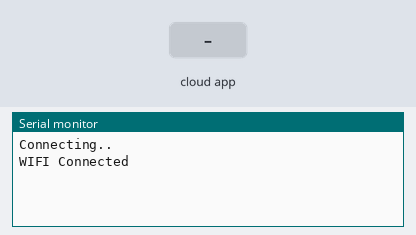
Bench run of a sketch on a simulated ESP8266 (NodeMCU). On the bench: the last lines printed to the serial monitor. The test bench sets the inputs (shaded band). WiFi joins after 1.5 s; servers stay silent unless stated; the Firebase database answers and starts empty.

Above: at 3.2 s.
3.3 s: the phone or cloud app sets G1 to 1
At 10.8 s:
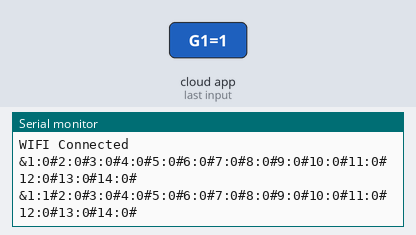
11.9 s: the phone or cloud app sets G2 to 1
14.4 s: the phone or cloud app sets G3 to 1
16.9 s: the phone or cloud app sets G4 to 1
19.4 s: the phone or cloud app sets G5 to 1
At 20.1 s:
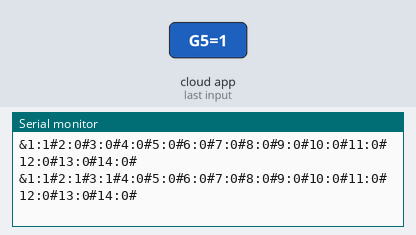

The sketch:

18-19_Summer_Sensor_Test_Node_v3.ino
```cpp
//-----INCLUDES-----//
#include <ESP8266WiFi.h>
#include <Wire.h>
#include <FirebaseArduino.h>
#include <ArduinoJson.h>

//-----DEFINES-----//
//Solenoid I/O MOVED TO MEGA
/*
#define BED1 16
#define BED2 5
#define BED3 4
#define BED4 0
#define BED5 2
#define BED6 14
*/

//#define FIREBASE_HOST "stanford-farm.firebaseio.com"
//#define FIREBASE_AUTH "QcFhTkA1yECwRqv2vjhWFOrZAzoIPcElAHQPOUdj"
#define FIREBASE_HOST "stanford-smart-farm.firebaseio.com"
#define FIREBASE_AUTH "4JxR22sgq6LsuMhiTew2Qaq3Xh42JRukUvC46A5X"

//-----SETTINGS-----//
int postingInterval = 2000; // 10 seconds

// Irrigation
bool iG1 = false;
bool iG2 = false;
bool iG3 = false;
bool iG4 = false;
bool iG5 = false;
bool iG6 = false;
bool iG7 = false;
bool iG8 = false;
bool iG9 = false;
bool iG10 = false;
bool iG11 = false;
bool iG12 = false;
bool iG13 = false;
bool iG14 = false;
bool iG15 = false;


// Sensors
int g1_sensor1 = 100;
int g2_sensor1 = 100;
int g3_sensor1 = 100;
int g4_sensor1 = 100;
int g5_sensor1 = 100;
int g6_sensor1 = 100;


// Wi-Fi Settings
const char* ssid = "Stanford"; // your wireless network name (SSID)
const char* password = ""; // your Wi-Fi network password
//const char* ssid = "ahosler"; // your wireless network name (SSID)
//const char* password = "somethingsexy"; // your Wi-Fi network password
WiFiClient client;


//-----SETUP/LOOP-----//
void setup() {
  Serial.begin(115200);
  WiFi.begin(ssid, password);
  connectToInternet();
  pinModeSetup();
  Firebase.begin(FIREBASE_HOST,FIREBASE_AUTH);
}

void loop() {

  readAndUploadData();
  processChanges();
  delay(postingInterval);
}

//-----SETUP METHODS-----//
void connectToInternet() {
  Serial.print("Connecting");
  while (WiFi.status() != WL_CONNECTED) {
    Serial.print(".");
    delay(1000);
  }
  Serial.println();
  Serial.println("WIFI Connected");
  Serial.println();
}

void pinModeSetup() {
  // Init the irrigation Beds (if we want to do them through node)
 /*
  pinMode(BED1, OUTPUT);
  pinMode(BED2, OUTPUT);
  pinMode(BED3, OUTPUT);
  pinMode(BED4, OUTPUT);
  pinMode(BED5, OUTPUT);
  pinMode(BED6, OUTPUT);

  digitalWrite(BED1, LOW);
  digitalWrite(BED2, LOW);
  digitalWrite(BED3, LOW);
  digitalWrite(BED4, LOW);
  digitalWrite(BED5, LOW);
  digitalWrite(BED6, LOW);
  */
}


//-----HELPER METHODS-----//
void readAndUploadData() {
  getSettings();
  getSensorReadings();
  getIrrigationFlags();
  setLiveFirebase();
  setDatabaseFirebase();
}

void processChanges() {
  // Initiate irrigation state
  /*
  digitalWrite(BED1, iG1);
  digitalWrite(BED2, iG2);
  digitalWrite(BED3, iG3);
  digitalWrite(BED4, iG4);
  digitalWrite(BED5, iG5);
  digitalWrite(BED6, iG6);
  */

  String msg = "&1:" + String(iG1) + "#2:" + String(iG2) + "#3:" + String(iG3) + "#4:";
  msg += String(iG4) + "#5:" + String(iG5) + "#6:" + String(iG6) + "#7:" + String(iG7) + "#8:";
  msg += String(iG8) + "#9:" + String(iG9) + "#10:" + String(iG10) + "#11:" + String(iG11) + "#12:";
  msg += String(iG12) + "#13:" + String(iG13) + "#14:" + String(iG14) + "#";
  Serial.println(msg);
}

//-----FIREBASE METHODS-----//
void getSensorReadings() {
  String typeStr;
  int type;
  String num;
  if (Serial.available() > 0) {
    while (Serial.available() > 0) {
       typeStr = Serial.readStringUntil(':');
       type = typeStr.toInt();
       switch (type) {
          case 1:
            num = Serial.readStringUntil('#');
            g1_sensor1 = num.toInt();
            break;
          case 2:
            num = Serial.readStringUntil('#');
            g2_sensor1 = num.toInt();
            break;
          case 3:
            num = Serial.readStringUntil('#');
            g3_sensor1 = num.toInt();
            break;
          case 4:
            num = Serial.readStringUntil('#');
            g4_sensor1 = num.toInt();
            break;
          case 5:
            num = Serial.readStringUntil('#');
            g5_sensor1 = num.toInt();
            break;
          case 6:
            num = Serial.readStringUntil('#');
            g6_sensor1 = num.toInt();
            break;
          default:
            ;
            //Serial.print("error: got the following string: ");
            //Serial.println(type);
       }
    }
  }
 /* Serial.println(g1_sensor1);
  Serial.println(g2_sensor1);
  Serial.println(g3_sensor1);
  Serial.println(g4_sensor1);
  Serial.println(g5_sensor1);
  Serial.println(g6_sensor1);*/
    /*Firebase.setInt("number", num);
    if (Firebase.failed()) {
        Serial.print("Firebase failure: ");
        Serial.println(Firebase.error());
    } */
}

void getSettings() {
  //Serial.print("got the interval as:");
  int intervalSetting = Firebase.getInt("Settings/iInterval");
  postingInterval = intervalSetting * 1000;
  /*Serial.print("Sampling Rate: ");
  Serial.print(intervalSetting);
  Serial.println(" seconds");*/
}

void getIrrigationFlags() {
  iG1 = Firebase.getBool("iFlag/G1");
  iG2 = Firebase.getBool("iFlag/G2");
  iG3 = Firebase.getBool("iFlag/G3");
  iG4 = Firebase.getBool("iFlag/G4");
  iG5 = Firebase.getBool("iFlag/G5");
  iG6 = Firebase.getBool("iFlag/G6");
  iG7 = Firebase.getBool("iFlag/G7");
  iG8 = Firebase.getBool("iFlag/G8");
  iG9 = Firebase.getBool("iFlag/G9");
  iG10 = Firebase.getBool("iFlag/G10");
  iG11 = Firebase.getBool("iFlag/G11");
  iG12 = Firebase.getBool("iFlag/G12");
  iG13 = Firebase.getBool("iFlag/G13");
  iG14 = Firebase.getBool("iFlag/G14");
  iG15 = Firebase.getBool("iFlag/G15");


  /*Serial.print("iG1: "); Serial.println(iG1);
  Serial.print("iG2: "); Serial.println(iG2);
  Serial.print("iG3: "); Serial.println(iG3);
  Serial.print("iG4: "); Serial.println(iG4);
  Serial.print("iG5: "); Serial.println(iG5);
  Serial.print("iG6: "); Serial.println(iG6);
  Serial.print("iG7: "); Serial.println(iG7);
  Serial.print("iG8: "); Serial.println(iG8);
  Serial.print("iG9: "); Serial.println(iG9);
  Serial.print("iG10: "); Serial.println(iG10);
  Serial.print("iG11: "); Serial.println(iG11);
  Serial.print("iG12: "); Serial.println(iG12);
  Serial.print("iG13: "); Serial.println(iG13);
  Serial.print("iG14: "); Serial.println(iG14);
  Serial.print("iG15: "); Serial.println(iG15);
  Serial.println();
  */
}

void setLiveFirebase() {
  Firebase.setInt("Live/G1/sensor1/value", g1_sensor1);
  Firebase.setInt("Live/G2/sensor1/value", g2_sensor1);
  Firebase.setInt("Live/G3/sensor1/value", g3_sensor1);
  Firebase.setInt("Live/G4/sensor1/value", g4_sensor1);
  Firebase.setInt("Live/G5/sensor1/value", g5_sensor1);
  Firebase.setInt("Live/G6/sensor1/value", g6_sensor1);
}

void setDatabaseFirebase() {
  firebaseFormattedDatabaseCall("Database/G1/sensor1", g1_sensor1);
  firebaseFormattedDatabaseCall("Database/G2/sensor1", g2_sensor1);
  firebaseFormattedDatabaseCall("Database/G3/sensor1", g3_sensor1);
  firebaseFormattedDatabaseCall("Database/G4/sensor1", g4_sensor1);
  firebaseFormattedDatabaseCall("Database/G5/sensor1", g5_sensor1);
  firebaseFormattedDatabaseCall("Database/G6/sensor1", g6_sensor1);
}

void firebaseFormattedDatabaseCall(String path, int adc) {
  DynamicJsonBuffer jsonBuffer;
  JsonObject& upload = jsonBuffer.createObject();
  JsonObject& uploadTime = upload.createNestedObject("timestamp");
  upload["value"] = adc;
  uploadTime[".sv"] = "timestamp";
  Firebase.push(path, upload);
}
```

Measured:
- after the input at 3.3 s, the serial monitor: prints a new line after 7.1 s (image 1)
